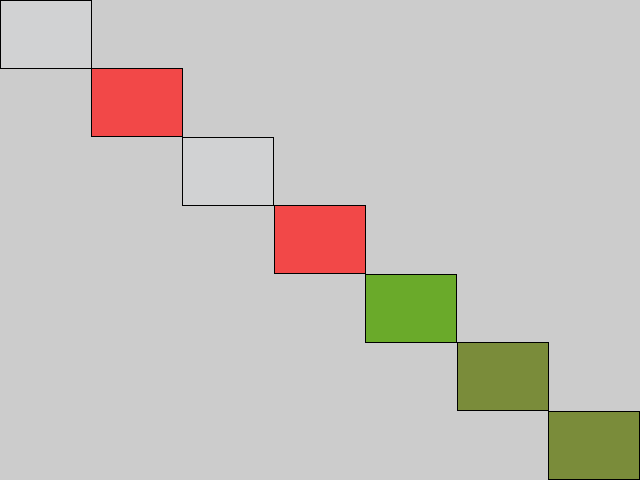
Frame 1 (no input)
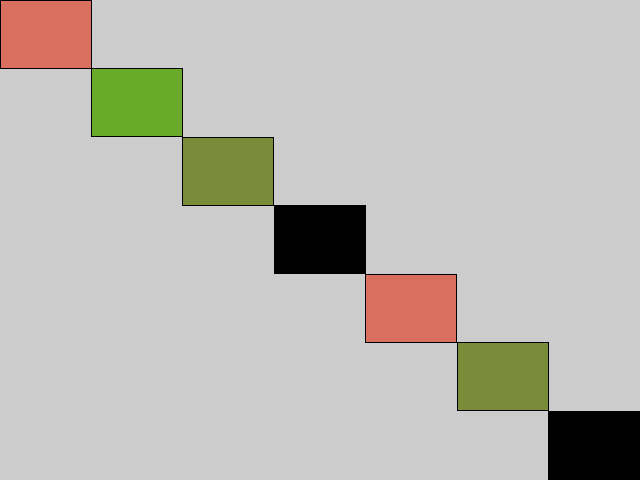
Frame 60 (the mouse pressed at the canvas centre just before this capture)
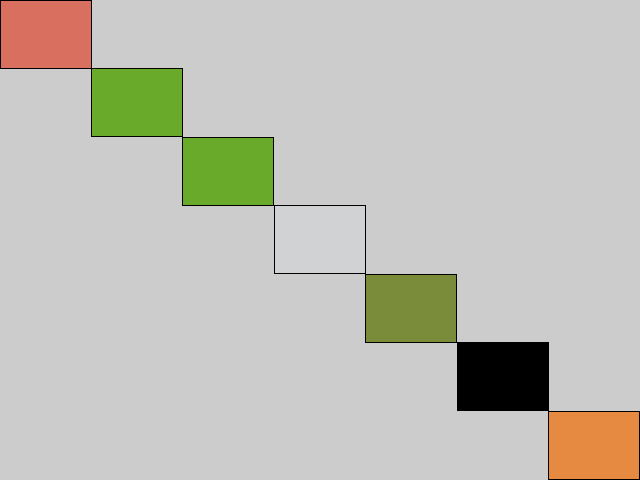
Frame 120 (the mouse held since frame 60 and released just before this capture)

The Processing sketch that drew these frames (run headless with seeded random() and noise(); from frame 60 on, the mouse is pressed at the canvas centre):

// Processing sketch: color_v6
// ── color_v6.pde

// random color loop, did not use a dynamic array

color[] colorarray=new color[12];

float indirectness = random(0,1);
int colorlookup;

void setup()
{
size(640, 480);

colorMode(HSB, 360, 100, 100); 
//HSV values 
colorarray[0]= color(0,0,0);
colorarray[1]= color(200,1,83);
//colors of aurora
colorarray[2]= color(90, 75, 67);
colorarray[3]=color(73, 58, 55);
colorarray[4]=color(27, 72, 90);
//  are kinda pink
colorarray[5] = color(8, 56, 85);
colorarray[6] = color(0, 70, 95);
//northern lights by aguanno
colorarray[7] = color(247, 55, 25);
colorarray[8] = color(248, 22, 95);
colorarray[9] = color(225, 48, 65);
colorarray[10] = color(163, 29, 95);
colorarray[11] = color(141, 44, 65);

/*rgb values 
//black and white
colorarray[0]=color(0, 0, 0);
colorarray[1]=color(209, 211, 212);
//aurora
colorarray[2]=color(106, 171, 43);
colorarray[3]=color(123, 140, 59);
colorarray[4]=color(229, 137, 64);
//are kinda pink
colorarray[5] = color(218, 112, 96);
colorarray[6] = color(242, 73, 73);
//northern lights
colorarray[7] = color(33, 29, 64);
colorarray[8] = color(196, 189, 242);
colorarray[9] = color(86, 106, 166);
colorarray[10] = color(172, 242, 222);
colorarray[11] = color(93, 166, 118);
*/

colorlookup= int(indirectness*colorarray.length);
//colorlookup = indirect*colorarray.size, if we use arraylist()

}

void draw()
{
  for(int i=0; i < colorlookup; i++)
  {
    color currentcolor = colorarray[(int) random(0, colorlookup)];
    fill(currentcolor);
    rect(i*width/colorlookup,i*height/colorlookup,width/colorlookup,height/colorlookup);
      //strokeWeight(random(3, 10));
  //stroke(currentcolor); // HSB Hue Saturation Brightness
  //float rainbow_size = random(200, 270);
  //ellipse(150, 350, rainbow_size, rainbow_size);
  }

} 
